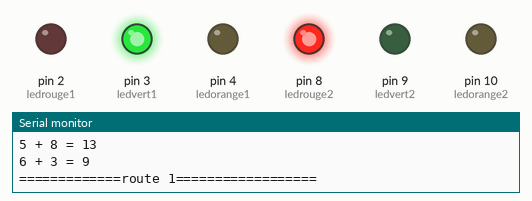
The sketch below on a simulated Arduino Uno, built with avr-gcc and run on an emulated ATmega328P. Shown: output pins drawn as LEDs (lit = HIGH), the last lines printed to the serial monitor. Random numbers use the default seed unless the sketch sets one.

Above: at 0.1 s.
At 6.1 s:
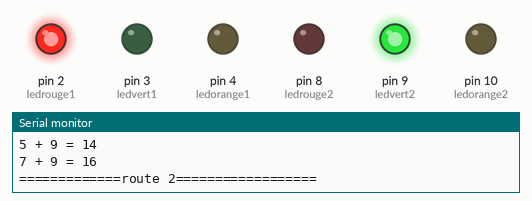
At 11.1 s:
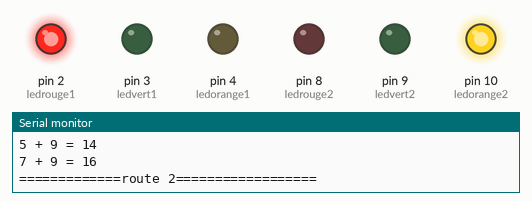
At 35.1 s:
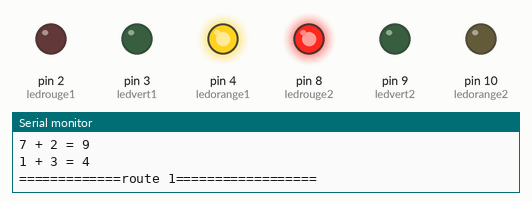
Timing chart, 0 to 37.5 s (numbered marks = the images above):
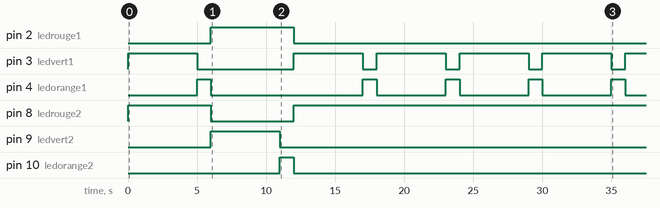

The sketch:

dynamic_led.ino
```cpp
int ledrouge1 = 2;
int ledvert1 = 3;
int ledorange1 = 4;

int ledrouge2 = 8;
int ledvert2 = 9;
int ledorange2 = 10;

// declaration de capteur
int c1;
int c2;
int c3;
int c4;
int capteur1;
int capteur2;

void setup() {
  //  initialisation des variables en OUTPUT
pinMode(ledrouge1,OUTPUT);
pinMode(ledvert1,OUTPUT);
pinMode(ledorange1,OUTPUT);
pinMode(ledrouge2,OUTPUT);
pinMode(ledvert2,OUTPUT);
pinMode(ledorange2,OUTPUT);

}

void loop() {
    //vitesse de communication(vitesse de modulation du signal)
    Serial.begin(9600);
    // Utilisation de la fonction RANDOM
    c1 = random(1,10);
    c2 = random(1,10);
    c3 = random(1,10);
    c4 = random(1,10);

    capteur1 =  c1 + c2;
    capteur2 =  c3 + c4;

    //affichage dans le moniteur serie

    Serial.print(c1);
    Serial.print(" + ");
    Serial.print(c2);
    Serial.print(" = ");
    Serial.println(capteur1);
    Serial.print(c3);
    Serial.print(" + ");
    Serial.print(c4);
    Serial.print(" = ");
    Serial.println(capteur2);

  if(capteur1 > capteur2){

    Serial.println("=============route 1==================");
    digitalWrite(ledvert1,HIGH);
    digitalWrite(ledorange1,LOW);
    digitalWrite(ledrouge1,LOW);

    digitalWrite(ledrouge2,HIGH);
    digitalWrite(ledorange2,LOW);
    digitalWrite(ledvert2,LOW);
    delay(5000);

    digitalWrite(ledorange1,HIGH);
    digitalWrite(ledrouge2,HIGH);
    digitalWrite(ledrouge1,LOW);
    digitalWrite(ledvert1,LOW);
    digitalWrite(ledorange2,LOW);
    digitalWrite(ledvert2,LOW);
    delay(1000);


  }else{

    Serial.println("=============route 2==================");
    digitalWrite(ledvert1,LOW);
    digitalWrite(ledrouge1,HIGH);
    digitalWrite(ledorange1,LOW);

    digitalWrite(ledrouge2,LOW);
    digitalWrite(ledorange2,LOW);
    digitalWrite(ledvert2,HIGH);
    delay(5000);
    digitalWrite(ledorange2,HIGH);
    digitalWrite(ledrouge1,HIGH);
    digitalWrite(ledvert1,LOW);
    digitalWrite(ledvert2,LOW);
    digitalWrite(ledorange1,LOW);
    digitalWrite(ledrouge2,LOW);
    delay(1000);

  }

}
```

Measured:
- by itself, pin 2 (ledrouge1): LOW → HIGH at 6.0 s, → LOW 6.0 s later
- by itself, pin 3 (ledvert1): goes HIGH 5.0 s, LOW 7.0 s, 4 × (HIGH 5.0 s, LOW 1.0 s), then HIGH
- by itself, pin 4 (ledorange1): goes HIGH 1.0 s, LOW 11.0 s, 3 × (HIGH 1.0 s, LOW 5.0 s), HIGH 1.0 s, then LOW
- by itself, pin 8 (ledrouge2): LOW → HIGH at 0.00 s, → LOW 6.0 s later, → HIGH 6.0 s later
- by itself, pin 9 (ledvert2): LOW → HIGH at 6.0 s, → LOW 5.0 s later
- by itself, pin 10 (ledorange2): LOW → HIGH at 11.0 s, → LOW 1.0 s later
